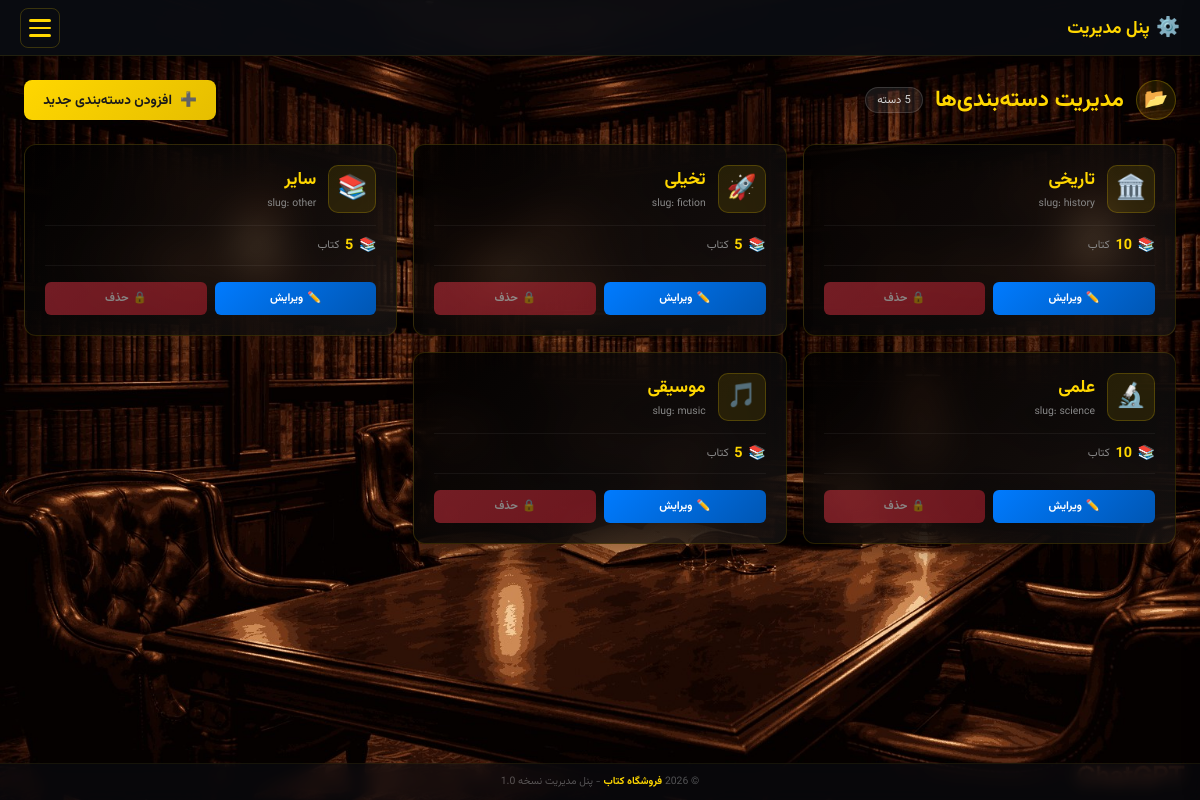
/admin/list_categories.php (signed in), run on the app's committed database.
### tables this page shows
CREATE TABLE `categories` (
  `category_id` int(11) NOT NULL,
  `category_name` varchar(50) NOT NULL,
  `category_slug` varchar(50) NOT NULL,
  `category_icon` varchar(50) DEFAULT NULL,
  `category_description` text DEFAULT NULL,
  `parent_id` int(11) DEFAULT NULL,
  `created_at` timestamp NOT NULL DEFAULT current_timestamp()
);

### admin/list_categories.php (the view, shortened to what this page needs)
<?php
include '../database/config.php';
$query = "SELECT c.*, COUNT(b.book_id) as book_count
          FROM categories c
          LEFT JOIN books b ON c.category_id = b.category_id
          GROUP BY c.category_id
          ORDER BY c.category_name ASC";
$result = $conn->query($query);
$categories = [];
while ($row = $result->fetch_assoc()) {
    $categories[] = $row;
}
?>
<link rel="stylesheet" href="../static/css/list_categories.css">
<div class="main-container">
    <div class="page-header">
        <div class="page-title-section">
            <div class="page-icon">
                <span>📂</span>
            </div>
            <h1 class="page-title">مدیریت دسته‌بندی‌ها</h1>
            <span class="category-count"><?= count($categories) ?> دسته</span>
        </div>
        <a href="add_category.php" class="btn-add">
            <span>➕</span>
            <span>افزودن دسته‌بندی جدید</span>
        </a>
    </div>
    <div class="categories-grid">
        <?php if (empty($categories)): ?>
            <div class="empty-state">
                <div class="empty-icon">📭</div>
                <h3>هیچ دسته‌بندی یافت نشد</h3>
                <p>هنوز هیچ دسته‌بندی در سیستم ثبت نشده است.</p>
            </div>
        <?php else: ?>
            <?php foreach ($categories as $cat): ?>
                <div class="category-card">
                    <div class="category-header">
                        <div class="category-icon-large">
                            <?= htmlspecialchars($cat['category_icon'] ?? '📁') ?>
                        </div>
                        <div class="category-info">
                            <div class="category-name"><?= htmlspecialchars($cat['category_name']) ?></div>
                            <div class="category-slug">slug: <?= htmlspecialchars($cat['category_slug']) ?></div>
                        </div>
                    </div>
                    <div class="category-stats">
                        <div class="stat-item">
                            <span>📚</span>
                            <span class="stat-value"><?= $cat['book_count'] ?></span>
                            <span class="stat-label">کتاب</span>
                        </div>
                    </div>
                    <div class="category-actions">
                        <a href="edit_category.php?id=<?= $cat['category_id'] ?>" class="btn-edit">
                            <span>✏️</span> ویرایش
                        </a>
                        <?php if ($cat['book_count'] > 0): ?>
                            <button class="btn-delete disabled" disabled title="این دسته‌بندی دارای کتاب است و قابل حذف نیست">
                                <span>🔒</span> حذف
                            </button>
                        <?php else: ?>
                            <button class="btn-delete" onclick="confirmDelete(<?= $cat['category_id'] ?>, '<?= htmlspecialchars($cat['category_name']) ?>')">
                                <span>🗑️</span> حذف
                            </button>
                        <?php endif; ?>
                    </div>
                </div>
            <?php endforeach; ?>
        <?php endif; ?>
    </div>
</div>
<?php
include '../includes/header-admin.php';
?>

### static/css/header-admin.css (style rules this page uses)
* { margin: 0; padding: 0; box-sizing: border-box; }
:root { --primary: #ffd700; --primary-dark: #e6be00; --bg-header: rgba(10, 12, 18, 0.94); --bg-drawer: rgba(15, 18, 25, 0.98); --bg-hover: rgba(255, 215, 0, 0.08); --bg-active: rgba(255, 215, 0, 0.12); --text-primary: #ffffff; --text-secondary: rgba(255, 255, 255, 0.75); --text-muted: rgba(255, 255, 255, 0.45); --border-light: rgba(255, 215, 0, 0.1); --danger: #ef4444; --success: #22c55e; }
body { font-family: "Vazirmatn", system-ui, sans-serif; background-image: url("/new-web/static/images/background.jpg"); background-attachment: fixed; background-size: cover; background-position: center; font-size: 14px; min-height: 100vh; display: flex; flex-direction: column; color: white; }

### data on the page
categories: category_icon "🏛️", category_name "تاریخی", category_slug "history", book_count "10"
categories: category_icon "🚀", category_name "تخیلی", category_slug "fiction", book_count "5"
categories: category_icon "📚", category_name "سایر", category_slug "other", book_count "5"
categories: category_icon "🔬", category_name "علمی", category_slug "science", book_count "10"
categories: category_icon "🎵", category_name "موسیقی", category_slug "music", book_count "5"
